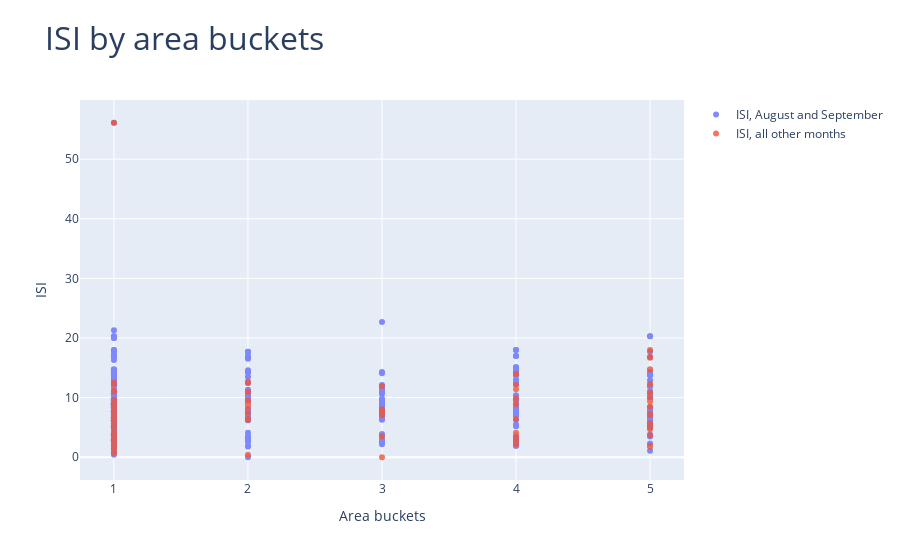

Here is the notebook cell this chart was saved with:
### Code cell
fig = make_subplots(cols=1,rows=1, specs=[[{'type':'scatter'}]])

fig.add_scatter(x=df.area_buc[((df.month == 'aug') | (df.month == 'sep'))],
               y=df.ISI[((df.month != 'aug ') & (df.month != 'sep'))],
               name='ISI, August and September',
                opacity=0.8,
                mode='markers',
               row=1,col=1)

fig.add_scatter(x=df.area_buc[((df.month == 'aug') | (df.month == 'sep'))],
               y=df.ISI[((df.month != 'aug') & (df.month != 'sep'))],
               name='ISI, all other months',
                opacity=0.8,
                mode='markers',
               row=1,col=1)

fig.update_layout({'title':{'text':'ISI by area buckets', 'font':{'size':32}}})

fig.update_xaxes({'title':{'text':'Area buckets'}})
fig.update_yaxes({'title':{'text':'ISI'}})

iplot(fig)

### Figure 1 — Plotly figure (JSON) as saved in the notebook; plotly's stock layout.template omitted (floating-point values rounded to 4 significant figures; data arrays with more than 128 entries replaced by an {"elided": "..."} marker saying what was removed)
{"data": [{"mode": "markers", "name": "ISI, August and September", "opacity": 0.8, "type": "scatter", "x": {"elided": "356 int values"}, "xaxis": "x", "y": {"elided": "345 float values"}, "yaxis": "y"}, {"mode": "markers", "name": "ISI, all other months", "opacity": 0.8, "type": "scatter", "x": {"elided": "356 int values"}, "xaxis": "x", "y": {"elided": "161 float values"}, "yaxis": "y"}], "layout": {"title": {"font": {"size": 32}, "text": "ISI by area buckets"}, "xaxis": {"anchor": "y", "domain": [0, 1], "title": {"text": "Area buckets"}}, "yaxis": {"anchor": "x", "domain": [0, 1], "title": {"text": "ISI"}}}}
